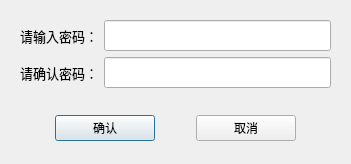
<?xml version="1.0" encoding="UTF-8"?>
<ui version="4.0">
 <class>NewPasswordDialog</class>
 <widget class="QDialog" name="NewPasswordDialog">
  <property name="geometry">
   <rect>
    <x>0</x>
    <y>0</y>
    <width>351</width>
    <height>164</height>
   </rect>
  </property>
  <property name="windowTitle">
   <string>Dialog</string>
  </property>
  <layout class="QVBoxLayout" name="verticalLayout">
   <item>
    <widget class="QWidget" name="widget" native="true">
     <layout class="QGridLayout" name="gridLayout">
      <item row="0" column="1">
       <widget class="QLineEdit" name="inputPasswordEdit">
        <property name="font">
         <font>
          <family>Adobe Arabic</family>
          <pointsize>12</pointsize>
         </font>
        </property>
        <property name="maxLength">
         <number>20</number>
        </property>
        <property name="echoMode">
         <enum>QLineEdit::Password</enum>
        </property>
       </widget>
      </item>
      <item row="1" column="0">
       <widget class="QLabel" name="label_2">
        <property name="font">
         <font>
          <family>Adobe Arabic</family>
          <pointsize>10</pointsize>
         </font>
        </property>
        <property name="text">
         <string>请确认密码：</string>
        </property>
       </widget>
      </item>
      <item row="1" column="1">
       <widget class="QLineEdit" name="confirmPasswordEdit">
        <property name="font">
         <font>
          <family>Adobe Arabic</family>
          <pointsize>12</pointsize>
         </font>
        </property>
        <property name="maxLength">
         <number>20</number>
        </property>
        <property name="echoMode">
         <enum>QLineEdit::Password</enum>
        </property>
       </widget>
      </item>
      <item row="0" column="0">
       <widget class="QLabel" name="label">
        <property name="font">
         <font>
          <family>Adobe Arabic</family>
          <pointsize>10</pointsize>
         </font>
        </property>
        <property name="text">
         <string>请输入密码：</string>
        </property>
       </widget>
      </item>
     </layout>
    </widget>
   </item>
   <item>
    <widget class="QWidget" name="widget_2" native="true">
     <layout class="QHBoxLayout" name="horizontalLayout">
      <item>
       <widget class="QPushButton" name="OKButton">
        <property name="maximumSize">
         <size>
          <width>100</width>
          <height>16777215</height>
         </size>
        </property>
        <property name="text">
         <string>确认</string>
        </property>
        <property name="checkable">
         <bool>false</bool>
        </property>
        <property name="default">
         <bool>true</bool>
        </property>
       </widget>
      </item>
      <item>
       <widget class="QPushButton" name="cancelButton">
        <property name="maximumSize">
         <size>
          <width>100</width>
          <height>16777215</height>
         </size>
        </property>
        <property name="text">
         <string>取消</string>
        </property>
        <property name="checkable">
         <bool>false</bool>
        </property>
        <property name="autoDefault">
         <bool>false</bool>
        </property>
        <property name="default">
         <bool>false</bool>
        </property>
       </widget>
      </item>
     </layout>
    </widget>
   </item>
  </layout>
 </widget>
 <resources/>
 <connections/>
</ui>
